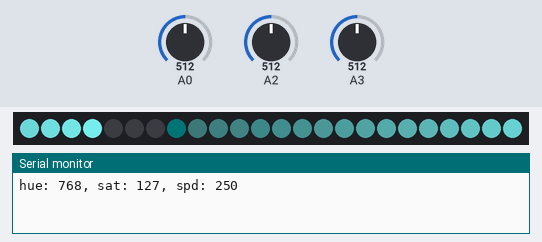
Recording of a sketch running on a simulated Arduino Uno, built with avr-gcc and run on an emulated ATmega328P. Shown: 24 RGB LEDs in strip order, left to right, the last lines printed to the serial monitor. Inputs (shaded band) come from the test bench; at power-on: A0 = 512, A2 = 512, A3 = 512. Dim RGB values are drawn brighter than linear.

Above: at 1.2 s.
1.3 s: A0 set to 716
At 1.45 s:
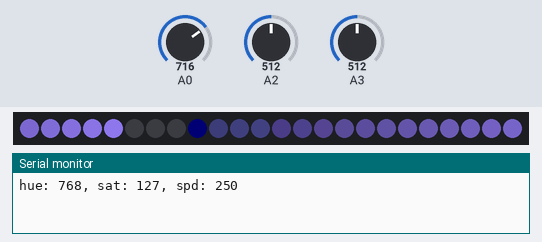
3.6 s: A2 set to 716
At 3.82 s:
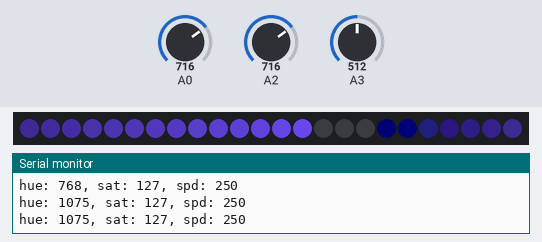
5.9 s: A0 set to 900
At 6.19 s:
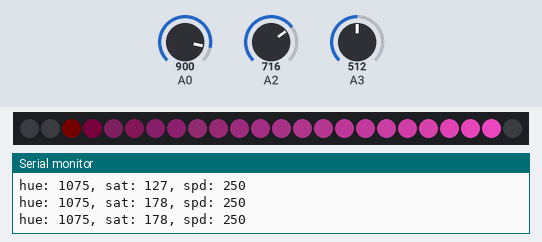
8.3 s: A2 set to 511
At 8.56 s:
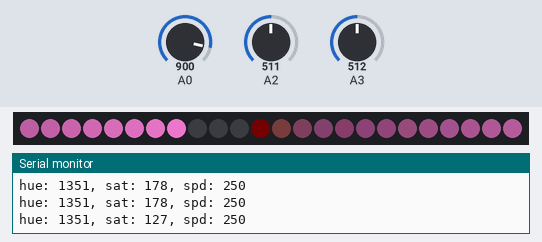
10.7 s: A0 set to 1010
At 10.92 s:
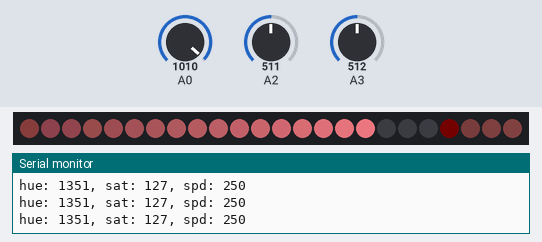
13.0 s: A2 set to 306
At 13.29 s:
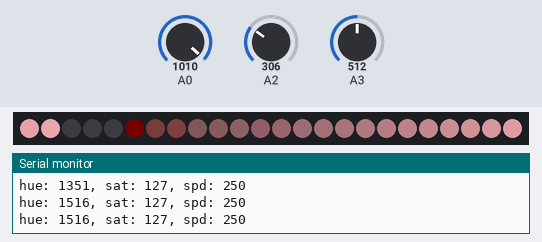
Timing chart, 0 to 16.0 s (numbered marks = the images above; inputs shaded):
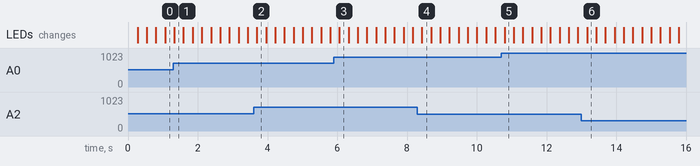

Measured:
- after the input at 1.3 s, the LEDs: change at once (image 1)
- after the input at 3.6 s, the LEDs: change after 0.10 s (image 2)
- after the input at 5.9 s, the LEDs: change after 0.16 s (image 3)
- after the input at 8.3 s, the LEDs: change after 0.13 s (image 4)
- after the input at 10.7 s, the LEDs: change after 0.10 s (image 5)
- after the input at 13.0 s, the LEDs: change after 0.16 s (image 6)

The sketch:

hsv_pot_circle_rotate.ino
```cpp
// (licence header left out)
#include <Adafruit_NeoPixel.h>
#include "hsv.h"

// data pin
#define PIN 6
// led count
#define CNT 24
// max Hue
#define MAXHUE 256*6

int position = 0;
int pot_hue;        // A0
int pot_saturation; // A2
int pot_speed;      // A3
char output[128];
unsigned long next_time = 0;

Adafruit_NeoPixel strip = Adafruit_NeoPixel(CNT, PIN, NEO_GRB + NEO_KHZ800);

void setup() {
  Serial.begin(115200);
  strip.begin();
}

void loop() {
  // analog
  pot_hue = map(aRead(A0), 0, 1023, 0, MAXHUE);
  pot_saturation = map(aRead(A2), 0, 1023, 0, 255);
  pot_speed = map(aRead(A3), 0, 1023, 1, 500);
  unsigned long m = millis();
  if (m - next_time > 1000L) {
    next_time = m;
    sprintf(output, "hue: %d, sat: %d, spd: %d", pot_hue, pot_saturation, pot_speed);
    Serial.println(output);
  }

  // hue - red
  // saturation - max
  // value - 0-255
  for (int i = 0; i < CNT; i++)
    strip.setPixelColor((i + position) % CNT,
                        getPixelColorHsv(i,
                                         pot_hue,
                                         pot_saturation,
                                         strip.gamma8(i * (255 / CNT))));
  strip.show();
  position++;
  position %= CNT;
  delay(pot_speed);
}

int aRead(int anl) {
  long tmp = 0, t;
  // discard first X measurements
  for (int i = 0; i < 1; i++)
    analogRead(anl);
  for (int i = 0; i < 4; i++) {
    t = analogRead(anl);
    tmp += t;
  }
  return tmp / 4;
}
```

hsv.h
```cpp
uint32_t getPixelColorHsv(
  uint16_t n, uint16_t h, uint8_t s, uint8_t v) {

  uint8_t r, g, b;

  if (!s) {
    // Monochromatic, all components are V
    r = g = b = v;
  } else {
    uint8_t sextant = h >> 8;
    if (sextant > 5)
      sextant = 5;  // Limit hue sextants to defined space

    g = v;    // Top level

    // Perform actual calculations

    /*
       Bottom level:
       --> (v * (255 - s) + error_corr + 1) / 256
    */
    uint16_t ww;        // Intermediate result
    ww = v * (uint8_t)(~s);
    ww += 1;            // Error correction
    ww += ww >> 8;      // Error correction
    b = ww >> 8;

    uint8_t h_fraction = h & 0xff;  // Position within sextant
    uint32_t d;      // Intermediate result

    if (!(sextant & 1)) {
      // r = ...slope_up...
      // --> r = (v * ((255 << 8) - s * (256 - h)) + error_corr1 + error_corr2) / 65536
      d = v * (uint32_t)(0xff00 - (uint16_t)(s * (256 - h_fraction)));
      d += d >> 8;  // Error correction
      d += v;       // Error correction
      r = d >> 16;
    } else {
      // r = ...slope_down...
      // --> r = (v * ((255 << 8) - s * h) + error_corr1 + error_corr2) / 65536
      d = v * (uint32_t)(0xff00 - (uint16_t)(s * h_fraction));
      d += d >> 8;  // Error correction
      d += v;       // Error correction
      r = d >> 16;
    }

    // Swap RGB values according to sextant. This is done in reverse order with
    // respect to the original because the swaps are done after the
    // assignments.
    if (!(sextant & 6)) {
      if (!(sextant & 1)) {
        uint8_t tmp = r;
        r = g;
        g = tmp;
      }
    } else {
      if (sextant & 1) {
        uint8_t tmp = r;
        r = g;
        g = tmp;
      }
    }
    if (sextant & 4) {
      uint8_t tmp = g;
      g = b;
      b = tmp;
    }
    if (sextant & 2) {
      uint8_t tmp = r;
      r = b;
      b = tmp;
    }
  }
  return ((uint32_t)r << 16) | ((uint32_t)g << 8) | b;
}
```
